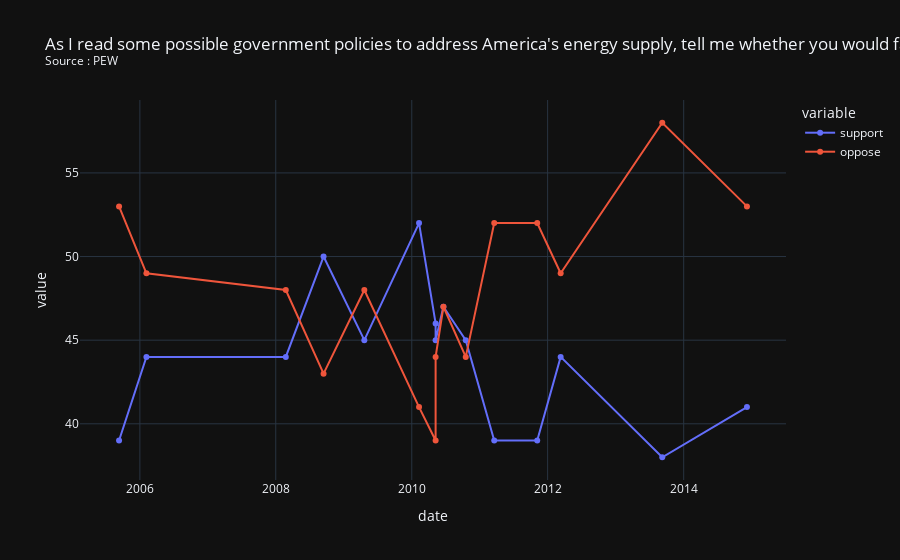

The notebook cell this image was saved under:
### Code cell
s3 = r"As I read some possible government policies to address America's energy supply, tell me whether you would favor or oppose each.\) Would you favor or oppose the government...promoting the increased use of nuclear power?"
df7 = df_date[df_date['question'].str.contains(s3)]
df7 = df7.sort_values(by=['date'])
source = df7['firm'].iloc[0]
title = s3 + "<br><sup>Source: " + source + "<sup>"
fig = px.line(df7, x="date", y=["support", "oppose"], title=title, markers=True, template='plotly_dark')
fig.show()

### Figure 1 — Plotly figure (JSON) as saved in the notebook; plotly's stock layout.template omitted (floating-point values rounded to 4 significant figures)
{"data": [{"hovertemplate": "variable=support<br>date=%{x}<br>value=%{y}<extra></extra>", "legendgroup": "support", "line": {"color": "#636efa", "dash": "solid"}, "marker": {"symbol": "circle"}, "mode": "markers+lines", "name": "support", "orientation": "v", "showlegend": true, "type": "scatter", "x": ["2005-09-11T00:00:00", "2006-02-05T00:00:00", "2008-02-24T00:00:00", "2008-09-14T00:00:00", "2009-04-21T00:00:00", "2010-02-09T00:00:00", "2010-05-09T00:00:00", "2010-05-09T00:00:00", "2010-06-20T00:00:00", "2010-10-18T00:00:00", "2011-03-20T00:00:00", "2011-11-06T00:00:00", "2012-03-11T00:00:00", "2013-09-08T00:00:00", "2014-12-07T00:00:00"], "xaxis": "x", "y": [39, 44, 44, 50, 45, 52, 46, 45, 47, 45, 39, 39, 44, 38, 41], "yaxis": "y"}, {"hovertemplate": "variable=oppose<br>date=%{x}<br>value=%{y}<extra></extra>", "legendgroup": "oppose", "line": {"color": "#EF553B", "dash": "solid"}, "marker": {"symbol": "circle"}, "mode": "markers+lines", "name": "oppose", "orientation": "v", "showlegend": true, "type": "scatter", "x": ["2005-09-11T00:00:00", "2006-02-05T00:00:00", "2008-02-24T00:00:00", "2008-09-14T00:00:00", "2009-04-21T00:00:00", "2010-02-09T00:00:00", "2010-05-09T00:00:00", "2010-05-09T00:00:00", "2010-06-20T00:00:00", "2010-10-18T00:00:00", "2011-03-20T00:00:00", "2011-11-06T00:00:00", "2012-03-11T00:00:00", "2013-09-08T00:00:00", "2014-12-07T00:00:00"], "xaxis": "x", "y": [53, 49, 48, 43, 48, 41, 39, 44, 47, 44, 52, 52, 49, 58, 53], "yaxis": "y"}], "layout": {"autosize": true, "legend": {"title": {"text": "variable"}, "tracegroupgap": 0}, "title": {"text": "As I read some possible government policies to address America's energy supply, tell me whether you would favor or oppose each.\\) Would you favor or oppose the government...promoting the increased use of nuclear power?<br><sup>Source : PEW<sup>"}, "xaxis": {"anchor": "y", "autorange": true, "domain": [0, 1], "range": ["2005-02-23 06:31:55.5963", "2015-06-24 17:28:04.4037"], "title": {"text": "date"}, "type": "date"}, "yaxis": {"anchor": "x", "autorange": true, "domain": [0, 1], "range": [36.35, 59.65], "title": {"text": "value"}, "type": "linear"}}}
